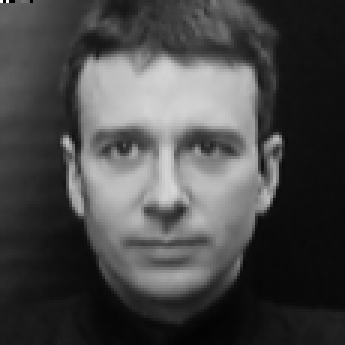
//> input picture test_model/0000_02466.pgm, 115 x 115 px, given in place of the camera (shown 3 times larger)
$ ./eye_position_0.0   (built with g++ and OpenCV 4)
//> lines starting //> are read from the running program, lines starting //| are printed output that depends on the picture
#include <opencv2/objdetect.hpp>
#include <opencv2/highgui.hpp>
#include <opencv2/imgproc.hpp>
#include <opencv2/opencv.hpp>
#include <iostream>

using namespace std;
using namespace cv;

// Function for Eye Detection
void detectAndDraw(Mat& img, CascadeClassifier& faceCascade, CascadeClassifier& eyeCascade, double scale);

int main(int argc, const char** argv)
{
    // VideoCapture class for playing video for which eyes are to be detected
    VideoCapture capture;
    Mat frame, image;

    // Predefined trained XML classifiers with facial features
    CascadeClassifier faceCascade, eyeCascade;
    double scale = 1;

    // Load classifiers from "opencv/data/haarcascades" directory
    faceCascade.load("/home/yannickdurindel/Documents/other/opencv/data/haarcascades/haarcascade_frontalface_default.xml");
    eyeCascade.load("/home/yannickdurindel/Documents/other/opencv/data/haarcascades_cuda/haarcascade_eye_tree_eyeglasses.xml");


    // Start video capturing
    capture.open(1, CAP_V4L2); // Open See3Cam webcam using V4L2 backend
    if (capture.isOpened())
    {
        // Capture frames from video and detect eyes
        cout << "Eye Detection Started...." << endl;
        while (1)
        {
            capture >> frame;
//> frame is the input picture: 115 rows x 115 cols, CV_8UC3; min 0, max 255, mean 72.2
            if (frame.empty())
                break;
            Mat frame1 = frame.clone();
            detectAndDraw(frame1, faceCascade, eyeCascade, scale);
            char c = (char)waitKey(10);

            // Press q to exit from window
            if (c == 27 || c == 'q' || c == 'Q')
                break;
        }
    }
    else
        cout << "Could not open camera";

    return 0;
}

void detectAndDraw(Mat& img, CascadeClassifier& faceCascade, CascadeClassifier& eyeCascade, double scale)
{
//> called with scale = 1
    vector<Rect> faces, eyes;
    Mat gray, smallImg;

    cvtColor(img, gray, COLOR_BGR2GRAY); // Convert to grayscale
    double fx = 1 / scale;

    // Resize the grayscale image
    resize(gray, smallImg, Size(), fx, fx, INTER_LINEAR);
    equalizeHist(smallImg, smallImg);
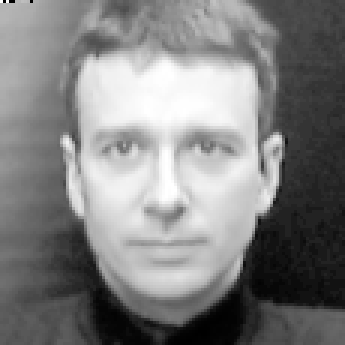
//> smallImg: 115 rows x 115 cols, CV_8UC1 (shown 3 times larger); min 0, max 255, mean 128.7

    // Detect faces in the input image
    faceCascade.detectMultiScale(smallImg, faces, 1.1, 2, 0 | CASCADE_SCALE_IMAGE, Size(30, 30));
//> faces = 1 Rect (x, y, width, height): [16, 18, 80, 80]

    // Draw rectangles around faces
    for (size_t i = 0; i < faces.size(); i++)
    {
        Rect face = faces[i];
        Mat faceROI = smallImg(face);

        // Detect eyes within each face region
        eyeCascade.detectMultiScale(faceROI, eyes, 1.1, 2, 0 | CASCADE_SCALE_IMAGE, Size(30, 30));

        // Draw rectangles around eyes
        for (size_t j = 0; j < eyes.size(); j++)
        {
            Rect eye = eyes[j];
            Point eyeCenter(face.x + eye.x + eye.width / 2, face.y + eye.y + eye.height / 2);
            int radius = cvRound((eye.width + eye.height) * 0.25);
            circle(img, eyeCenter, radius, Scalar(255, 0, 0), 3);
        }

        // Draw rectangle around the face
        //rectangle(img, face.tl(), face.br(), Scalar(0, 255, 0), 3);
    }
//> this loop made 1 pass
//> pass 1, in detectAndDraw, `Mat faceROI = smallImg(face);`:
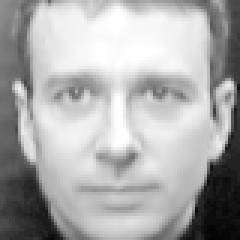
//> faceROI: 80 rows x 80 cols, CV_8UC1 (shown 3 times larger); min 3, max 255, mean 171.8
//> the 'q' key is pressed

    // Show the processed image with detected eyes
    imshow("Eye Detection", img);
}

$ run again, on test_model/0000_03507.pgm
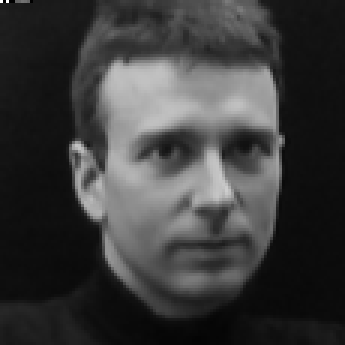
//> input picture test_model/0000_03507.pgm, 115 x 115 px, given in place of the camera (shown 3 times larger)
//> frame is the input picture: 115 rows x 115 cols, CV_8UC3; min 0, max 255, mean 59.1
//> in detectAndDraw, `equalizeHist(smallImg, smallImg);`:
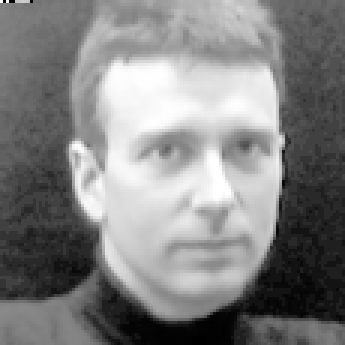
//> smallImg: 115 rows x 115 cols, CV_8UC1 (shown 3 times larger); min 0, max 255, mean 129.6
//> faces = 1 Rect (x, y, width, height): [26, 21, 77, 77]
//> the loop in detectAndDraw, `for (size_t i = 0; i < faces.size(); i++)` made 1 pass
//> pass 1, in detectAndDraw, `Mat faceROI = smallImg(face);`:
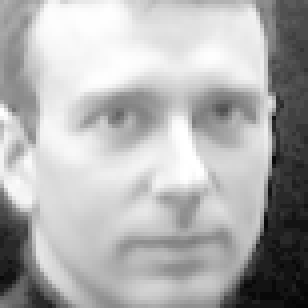
//> faceROI: 77 rows x 77 cols, CV_8UC1 (shown 4 times larger); min 5, max 255, mean 175.4
